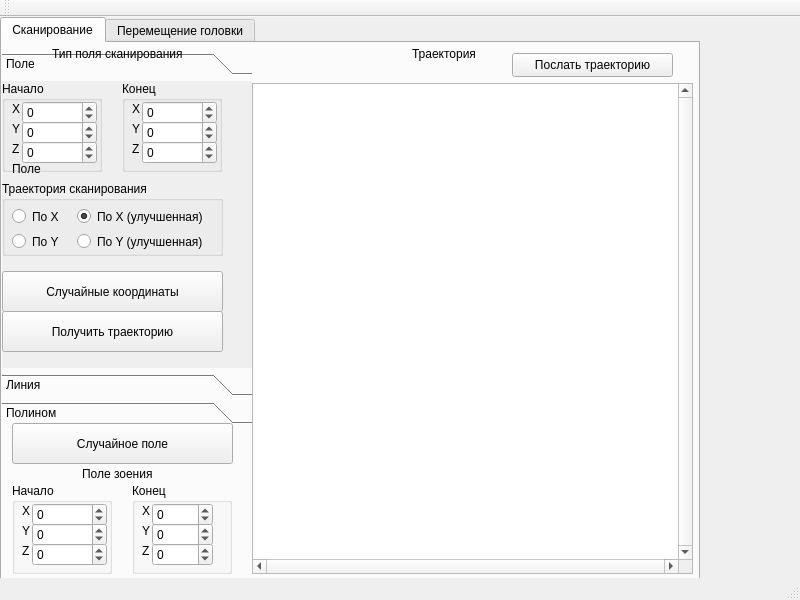
<?xml version="1.0" encoding="UTF-8"?>
<ui version="4.0">
 <class>MainWindow</class>
 <widget class="QMainWindow" name="MainWindow">
  <property name="geometry">
   <rect>
    <x>0</x>
    <y>0</y>
    <width>800</width>
    <height>600</height>
   </rect>
  </property>
  <property name="windowTitle">
   <string>MainWindow</string>
  </property>
  <property name="tabShape">
   <enum>QTabWidget::Rounded</enum>
  </property>
  <widget class="QWidget" name="centralWidget">
   <widget class="QTabWidget" name="tabWidget">
    <property name="geometry">
     <rect>
      <x>0</x>
      <y>0</y>
      <width>700</width>
      <height>570</height>
     </rect>
    </property>
    <property name="currentIndex">
     <number>0</number>
    </property>
    <property name="documentMode">
     <bool>false</bool>
    </property>
    <widget class="QWidget" name="tab">
     <attribute name="title">
      <string>Сканирование</string>
     </attribute>
     <widget class="QToolBox" name="toolBox_2">
      <property name="geometry">
       <rect>
        <x>0</x>
        <y>10</y>
        <width>250</width>
        <height>371</height>
       </rect>
      </property>
      <property name="autoFillBackground">
       <bool>false</bool>
      </property>
      <property name="frameShape">
       <enum>QFrame::NoFrame</enum>
      </property>
      <property name="currentIndex">
       <number>0</number>
      </property>
      <widget class="QWidget" name="page_3">
       <property name="geometry">
        <rect>
         <x>0</x>
         <y>0</y>
         <width>240</width>
         <height>280</height>
        </rect>
       </property>
       <attribute name="label">
        <string>Поле</string>
       </attribute>
       <widget class="QGroupBox" name="groupBox">
        <property name="geometry">
         <rect>
          <x>0</x>
          <y>100</y>
          <width>221</width>
          <height>75</height>
         </rect>
        </property>
        <property name="title">
         <string>Траектория сканирования</string>
        </property>
        <widget class="QRadioButton" name="radioButton_X">
         <property name="geometry">
          <rect>
           <x>10</x>
           <y>25</y>
           <width>75</width>
           <height>21</height>
          </rect>
         </property>
         <property name="text">
          <string>По X</string>
         </property>
        </widget>
        <widget class="QRadioButton" name="radioButton_Z">
         <property name="geometry">
          <rect>
           <x>75</x>
           <y>25</y>
           <width>150</width>
           <height>21</height>
          </rect>
         </property>
         <property name="text">
          <string>По X (улучшенная)</string>
         </property>
         <property name="checked">
          <bool>true</bool>
         </property>
        </widget>
        <widget class="QRadioButton" name="radioButton_Y">
         <property name="geometry">
          <rect>
           <x>10</x>
           <y>50</y>
           <width>75</width>
           <height>21</height>
          </rect>
         </property>
         <property name="text">
          <string>По Y</string>
         </property>
        </widget>
        <widget class="QRadioButton" name="radioButton_N">
         <property name="geometry">
          <rect>
           <x>75</x>
           <y>50</y>
           <width>150</width>
           <height>21</height>
          </rect>
         </property>
         <property name="text">
          <string>По Y (улучшенная)</string>
         </property>
        </widget>
       </widget>
       <widget class="QLabel" name="label_2">
        <property name="geometry">
         <rect>
          <x>10</x>
          <y>80</y>
          <width>53</width>
          <height>15</height>
         </rect>
        </property>
        <property name="text">
         <string>Поле</string>
        </property>
       </widget>
       <widget class="QGroupBox" name="groupBox_3">
        <property name="geometry">
         <rect>
          <x>0</x>
          <y>0</y>
          <width>100</width>
          <height>91</height>
         </rect>
        </property>
        <property name="title">
         <string>Начало</string>
        </property>
        <widget class="QSpinBox" name="spinBox_Zstart">
         <property name="geometry">
          <rect>
           <x>20</x>
           <y>60</y>
           <width>75</width>
           <height>23</height>
          </rect>
         </property>
         <property name="minimum">
          <number>-32768</number>
         </property>
         <property name="maximum">
          <number>32767</number>
         </property>
        </widget>
        <widget class="QSpinBox" name="spinBox_Ystart">
         <property name="geometry">
          <rect>
           <x>20</x>
           <y>40</y>
           <width>75</width>
           <height>23</height>
          </rect>
         </property>
         <property name="minimum">
          <number>-32768</number>
         </property>
         <property name="maximum">
          <number>32767</number>
         </property>
        </widget>
        <widget class="QSpinBox" name="spinBox_Xstart">
         <property name="geometry">
          <rect>
           <x>20</x>
           <y>20</y>
           <width>75</width>
           <height>23</height>
          </rect>
         </property>
         <property name="minimum">
          <number>-32768</number>
         </property>
         <property name="maximum">
          <number>32767</number>
         </property>
        </widget>
        <widget class="QLabel" name="label_3">
         <property name="geometry">
          <rect>
           <x>10</x>
           <y>20</y>
           <width>16</width>
           <height>16</height>
          </rect>
         </property>
         <property name="text">
          <string>X</string>
         </property>
        </widget>
        <widget class="QLabel" name="label_4">
         <property name="geometry">
          <rect>
           <x>10</x>
           <y>40</y>
           <width>16</width>
           <height>16</height>
          </rect>
         </property>
         <property name="text">
          <string>Y</string>
         </property>
        </widget>
        <widget class="QLabel" name="label_5">
         <property name="geometry">
          <rect>
           <x>10</x>
           <y>60</y>
           <width>16</width>
           <height>16</height>
          </rect>
         </property>
         <property name="text">
          <string>Z</string>
         </property>
        </widget>
       </widget>
       <widget class="QGroupBox" name="groupBox_4">
        <property name="geometry">
         <rect>
          <x>120</x>
          <y>0</y>
          <width>100</width>
          <height>91</height>
         </rect>
        </property>
        <property name="title">
         <string>Конец</string>
        </property>
        <widget class="QSpinBox" name="spinBox_Zend">
         <property name="geometry">
          <rect>
           <x>20</x>
           <y>60</y>
           <width>75</width>
           <height>23</height>
          </rect>
         </property>
         <property name="minimum">
          <number>-32768</number>
         </property>
         <property name="maximum">
          <number>32767</number>
         </property>
        </widget>
        <widget class="QSpinBox" name="spinBox_Yend">
         <property name="geometry">
          <rect>
           <x>20</x>
           <y>40</y>
           <width>75</width>
           <height>23</height>
          </rect>
         </property>
         <property name="minimum">
          <number>-32768</number>
         </property>
         <property name="maximum">
          <number>32767</number>
         </property>
        </widget>
        <widget class="QSpinBox" name="spinBox_Xend">
         <property name="geometry">
          <rect>
           <x>20</x>
           <y>20</y>
           <width>75</width>
           <height>23</height>
          </rect>
         </property>
         <property name="minimum">
          <number>-32768</number>
         </property>
         <property name="maximum">
          <number>32767</number>
         </property>
        </widget>
        <widget class="QLabel" name="label_6">
         <property name="geometry">
          <rect>
           <x>10</x>
           <y>20</y>
           <width>16</width>
           <height>16</height>
          </rect>
         </property>
         <property name="text">
          <string>X</string>
         </property>
        </widget>
        <widget class="QLabel" name="label_7">
         <property name="geometry">
          <rect>
           <x>10</x>
           <y>40</y>
           <width>16</width>
           <height>16</height>
          </rect>
         </property>
         <property name="text">
          <string>Y</string>
         </property>
        </widget>
        <widget class="QLabel" name="label_8">
         <property name="geometry">
          <rect>
           <x>10</x>
           <y>60</y>
           <width>16</width>
           <height>16</height>
          </rect>
         </property>
         <property name="text">
          <string>Z</string>
         </property>
        </widget>
       </widget>
       <widget class="QPushButton" name="pushButton_7">
        <property name="geometry">
         <rect>
          <x>0</x>
          <y>190</y>
          <width>221</width>
          <height>41</height>
         </rect>
        </property>
        <property name="text">
         <string>Случайные координаты</string>
        </property>
       </widget>
       <widget class="QPushButton" name="pushButton_6">
        <property name="geometry">
         <rect>
          <x>0</x>
          <y>230</y>
          <width>221</width>
          <height>41</height>
         </rect>
        </property>
        <property name="text">
         <string>Получить траекторию</string>
        </property>
       </widget>
      </widget>
      <widget class="QWidget" name="page_4">
       <property name="geometry">
        <rect>
         <x>0</x>
         <y>0</y>
         <width>240</width>
         <height>280</height>
        </rect>
       </property>
       <attribute name="label">
        <string>Линия</string>
       </attribute>
       <widget class="QGroupBox" name="groupBox_7">
        <property name="geometry">
         <rect>
          <x>120</x>
          <y>0</y>
          <width>100</width>
          <height>91</height>
         </rect>
        </property>
        <property name="title">
         <string>Конец</string>
        </property>
        <widget class="QSpinBox" name="spinBox_Zend_2">
         <property name="geometry">
          <rect>
           <x>20</x>
           <y>60</y>
           <width>75</width>
           <height>23</height>
          </rect>
         </property>
         <property name="minimum">
          <number>-32768</number>
         </property>
         <property name="maximum">
          <number>32767</number>
         </property>
        </widget>
        <widget class="QSpinBox" name="spinBox_Yend_2">
         <property name="geometry">
          <rect>
           <x>20</x>
           <y>40</y>
           <width>75</width>
           <height>23</height>
          </rect>
         </property>
         <property name="minimum">
          <number>-32768</number>
         </property>
         <property name="maximum">
          <number>32767</number>
         </property>
        </widget>
        <widget class="QSpinBox" name="spinBox_Xend_2">
         <property name="geometry">
          <rect>
           <x>20</x>
           <y>20</y>
           <width>75</width>
           <height>23</height>
          </rect>
         </property>
         <property name="minimum">
          <number>-32768</number>
         </property>
         <property name="maximum">
          <number>32767</number>
         </property>
        </widget>
        <widget class="QLabel" name="label_18">
         <property name="geometry">
          <rect>
           <x>10</x>
           <y>20</y>
           <width>16</width>
           <height>16</height>
          </rect>
         </property>
         <property name="text">
          <string>X</string>
         </property>
        </widget>
        <widget class="QLabel" name="label_19">
         <property name="geometry">
          <rect>
           <x>10</x>
           <y>40</y>
           <width>16</width>
           <height>16</height>
          </rect>
         </property>
         <property name="text">
          <string>Y</string>
         </property>
        </widget>
        <widget class="QLabel" name="label_20">
         <property name="geometry">
          <rect>
           <x>10</x>
           <y>60</y>
           <width>16</width>
           <height>16</height>
          </rect>
         </property>
         <property name="text">
          <string>Z</string>
         </property>
        </widget>
       </widget>
       <widget class="QGroupBox" name="groupBox_8">
        <property name="geometry">
         <rect>
          <x>10</x>
          <y>0</y>
          <width>100</width>
          <height>91</height>
         </rect>
        </property>
        <property name="title">
         <string>Начало</string>
        </property>
        <widget class="QSpinBox" name="spinBox_Zstart_2">
         <property name="geometry">
          <rect>
           <x>20</x>
           <y>60</y>
           <width>75</width>
           <height>23</height>
          </rect>
         </property>
         <property name="minimum">
          <number>-32768</number>
         </property>
         <property name="maximum">
          <number>32767</number>
         </property>
        </widget>
        <widget class="QSpinBox" name="spinBox_Ystart_2">
         <property name="geometry">
          <rect>
           <x>20</x>
           <y>40</y>
           <width>75</width>
           <height>23</height>
          </rect>
         </property>
         <property name="minimum">
          <number>-32768</number>
         </property>
         <property name="maximum">
          <number>32767</number>
         </property>
        </widget>
        <widget class="QSpinBox" name="spinBox_Xstart_2">
         <property name="geometry">
          <rect>
           <x>20</x>
           <y>20</y>
           <width>75</width>
           <height>23</height>
          </rect>
         </property>
         <property name="minimum">
          <number>-32768</number>
         </property>
         <property name="maximum">
          <number>32767</number>
         </property>
        </widget>
        <widget class="QLabel" name="label_21">
         <property name="geometry">
          <rect>
           <x>10</x>
           <y>20</y>
           <width>16</width>
           <height>16</height>
          </rect>
         </property>
         <property name="text">
          <string>X</string>
         </property>
        </widget>
        <widget class="QLabel" name="label_22">
         <property name="geometry">
          <rect>
           <x>10</x>
           <y>40</y>
           <width>16</width>
           <height>16</height>
          </rect>
         </property>
         <property name="text">
          <string>Y</string>
         </property>
        </widget>
        <widget class="QLabel" name="label_23">
         <property name="geometry">
          <rect>
           <x>10</x>
           <y>60</y>
           <width>16</width>
           <height>16</height>
          </rect>
         </property>
         <property name="text">
          <string>Z</string>
         </property>
        </widget>
       </widget>
      </widget>
      <widget class="QWidget" name="page">
       <property name="geometry">
        <rect>
         <x>0</x>
         <y>0</y>
         <width>240</width>
         <height>280</height>
        </rect>
       </property>
       <attribute name="label">
        <string>Полином</string>
       </attribute>
      </widget>
     </widget>
     <widget class="QLabel" name="label">
      <property name="geometry">
       <rect>
        <x>80</x>
        <y>420</y>
        <width>71</width>
        <height>21</height>
       </rect>
      </property>
      <property name="text">
       <string>Поле зоения</string>
      </property>
     </widget>
     <widget class="QGroupBox" name="groupBox_5">
      <property name="geometry">
       <rect>
        <x>10</x>
        <y>440</y>
        <width>100</width>
        <height>91</height>
       </rect>
      </property>
      <property name="title">
       <string>Начало</string>
      </property>
      <widget class="QSpinBox" name="spinBox_Zmin">
       <property name="geometry">
        <rect>
         <x>20</x>
         <y>60</y>
         <width>75</width>
         <height>23</height>
        </rect>
       </property>
       <property name="minimum">
        <number>-32768</number>
       </property>
       <property name="maximum">
        <number>32767</number>
       </property>
      </widget>
      <widget class="QSpinBox" name="spinBox_Ymin">
       <property name="geometry">
        <rect>
         <x>20</x>
         <y>40</y>
         <width>75</width>
         <height>23</height>
        </rect>
       </property>
       <property name="minimum">
        <number>-32768</number>
       </property>
       <property name="maximum">
        <number>32767</number>
       </property>
      </widget>
      <widget class="QSpinBox" name="spinBox_Xmin">
       <property name="geometry">
        <rect>
         <x>20</x>
         <y>20</y>
         <width>75</width>
         <height>23</height>
        </rect>
       </property>
       <property name="minimum">
        <number>-32768</number>
       </property>
       <property name="maximum">
        <number>32767</number>
       </property>
      </widget>
      <widget class="QLabel" name="label_9">
       <property name="geometry">
        <rect>
         <x>10</x>
         <y>20</y>
         <width>16</width>
         <height>16</height>
        </rect>
       </property>
       <property name="text">
        <string>X</string>
       </property>
      </widget>
      <widget class="QLabel" name="label_10">
       <property name="geometry">
        <rect>
         <x>10</x>
         <y>40</y>
         <width>16</width>
         <height>16</height>
        </rect>
       </property>
       <property name="text">
        <string>Y</string>
       </property>
      </widget>
      <widget class="QLabel" name="label_11">
       <property name="geometry">
        <rect>
         <x>10</x>
         <y>60</y>
         <width>16</width>
         <height>16</height>
        </rect>
       </property>
       <property name="text">
        <string>Z</string>
       </property>
      </widget>
     </widget>
     <widget class="QGroupBox" name="groupBox_6">
      <property name="geometry">
       <rect>
        <x>130</x>
        <y>440</y>
        <width>100</width>
        <height>91</height>
       </rect>
      </property>
      <property name="title">
       <string>Конец</string>
      </property>
      <widget class="QSpinBox" name="spinBox_Zmax">
       <property name="geometry">
        <rect>
         <x>20</x>
         <y>60</y>
         <width>61</width>
         <height>23</height>
        </rect>
       </property>
       <property name="minimum">
        <number>-32768</number>
       </property>
       <property name="maximum">
        <number>32767</number>
       </property>
      </widget>
      <widget class="QSpinBox" name="spinBox_Ymax">
       <property name="geometry">
        <rect>
         <x>20</x>
         <y>40</y>
         <width>61</width>
         <height>23</height>
        </rect>
       </property>
       <property name="minimum">
        <number>-32768</number>
       </property>
       <property name="maximum">
        <number>32767</number>
       </property>
      </widget>
      <widget class="QSpinBox" name="spinBox_Xmax">
       <property name="geometry">
        <rect>
         <x>20</x>
         <y>20</y>
         <width>61</width>
         <height>23</height>
        </rect>
       </property>
       <property name="minimum">
        <number>-32768</number>
       </property>
       <property name="maximum">
        <number>32767</number>
       </property>
       <property name="value">
        <number>0</number>
       </property>
      </widget>
      <widget class="QLabel" name="label_15">
       <property name="geometry">
        <rect>
         <x>10</x>
         <y>20</y>
         <width>16</width>
         <height>16</height>
        </rect>
       </property>
       <property name="text">
        <string>X</string>
       </property>
      </widget>
      <widget class="QLabel" name="label_16">
       <property name="geometry">
        <rect>
         <x>10</x>
         <y>40</y>
         <width>16</width>
         <height>16</height>
        </rect>
       </property>
       <property name="text">
        <string>Y</string>
       </property>
      </widget>
      <widget class="QLabel" name="label_17">
       <property name="geometry">
        <rect>
         <x>10</x>
         <y>60</y>
         <width>16</width>
         <height>16</height>
        </rect>
       </property>
       <property name="text">
        <string>Z</string>
       </property>
      </widget>
     </widget>
     <widget class="QPushButton" name="pushButton_5">
      <property name="geometry">
       <rect>
        <x>10</x>
        <y>380</y>
        <width>221</width>
        <height>41</height>
       </rect>
      </property>
      <property name="text">
       <string>Случайное поле</string>
      </property>
     </widget>
     <widget class="QLabel" name="label_24">
      <property name="geometry">
       <rect>
        <x>50</x>
        <y>0</y>
        <width>150</width>
        <height>21</height>
       </rect>
      </property>
      <property name="text">
       <string>Тип поля сканирования</string>
      </property>
     </widget>
     <widget class="QTextEdit" name="textEdit_trajectory">
      <property name="geometry">
       <rect>
        <x>250</x>
        <y>40</y>
        <width>441</width>
        <height>491</height>
       </rect>
      </property>
      <property name="verticalScrollBarPolicy">
       <enum>Qt::ScrollBarAlwaysOn</enum>
      </property>
      <property name="horizontalScrollBarPolicy">
       <enum>Qt::ScrollBarAlwaysOn</enum>
      </property>
      <property name="undoRedoEnabled">
       <bool>false</bool>
      </property>
      <property name="readOnly">
       <bool>true</bool>
      </property>
      <property name="cursorWidth">
       <number>1</number>
      </property>
     </widget>
     <widget class="QLabel" name="label_33">
      <property name="geometry">
       <rect>
        <x>410</x>
        <y>0</y>
        <width>150</width>
        <height>21</height>
       </rect>
      </property>
      <property name="text">
       <string>Траектория</string>
      </property>
     </widget>
     <widget class="QPushButton" name="pushButton_3">
      <property name="geometry">
       <rect>
        <x>510</x>
        <y>10</y>
        <width>161</width>
        <height>24</height>
       </rect>
      </property>
      <property name="text">
       <string>Послать траекторию</string>
      </property>
     </widget>
    </widget>
    <widget class="QWidget" name="tab_2">
     <attribute name="title">
      <string>Перемещение головки</string>
     </attribute>
     <widget class="QScrollBar" name="verticalScrollBar_Znew">
      <property name="geometry">
       <rect>
        <x>560</x>
        <y>40</y>
        <width>21</width>
        <height>400</height>
       </rect>
      </property>
      <property name="minimum">
       <number>-32768</number>
      </property>
      <property name="maximum">
       <number>32767</number>
      </property>
      <property name="value">
       <number>0</number>
      </property>
      <property name="sliderPosition">
       <number>0</number>
      </property>
      <property name="orientation">
       <enum>Qt::Vertical</enum>
      </property>
     </widget>
     <widget class="QPushButton" name="pushButton">
      <property name="geometry">
       <rect>
        <x>360</x>
        <y>10</y>
        <width>91</width>
        <height>24</height>
       </rect>
      </property>
      <property name="text">
       <string>Задать!</string>
      </property>
     </widget>
     <widget class="QTextEdit" name="textEdit">
      <property name="geometry">
       <rect>
        <x>20</x>
        <y>100</y>
        <width>441</width>
        <height>421</height>
       </rect>
      </property>
      <property name="verticalScrollBarPolicy">
       <enum>Qt::ScrollBarAlwaysOn</enum>
      </property>
      <property name="horizontalScrollBarPolicy">
       <enum>Qt::ScrollBarAlwaysOn</enum>
      </property>
      <property name="readOnly">
       <bool>true</bool>
      </property>
      <property name="cursorWidth">
       <number>1</number>
      </property>
     </widget>
     <widget class="QPushButton" name="pushButton_2">
      <property name="geometry">
       <rect>
        <x>20</x>
        <y>10</y>
        <width>91</width>
        <height>24</height>
       </rect>
      </property>
      <property name="text">
       <string>Открыть порт</string>
      </property>
     </widget>
     <widget class="QLineEdit" name="lineEdit">
      <property name="geometry">
       <rect>
        <x>260</x>
        <y>40</y>
        <width>191</width>
        <height>23</height>
       </rect>
      </property>
      <property name="text">
       <string>iTT!!!!!!!!!!!!!!!!!!!!!</string>
      </property>
     </widget>
     <widget class="QPushButton" name="pushButton_SendToPort">
      <property name="geometry">
       <rect>
        <x>330</x>
        <y>70</y>
        <width>121</width>
        <height>24</height>
       </rect>
      </property>
      <property name="locale">
       <locale language="English" country="UnitedStates"/>
      </property>
      <property name="text">
       <string>Отправить в порт</string>
      </property>
     </widget>
     <widget class="QGroupBox" name="groupBox_9">
      <property name="geometry">
       <rect>
        <x>490</x>
        <y>440</y>
        <width>100</width>
        <height>91</height>
       </rect>
      </property>
      <property name="title">
       <string>Координаты</string>
      </property>
      <widget class="QSpinBox" name="spinBox_Znew">
       <property name="geometry">
        <rect>
         <x>20</x>
         <y>60</y>
         <width>75</width>
         <height>23</height>
        </rect>
       </property>
       <property name="minimum">
        <number>-32768</number>
       </property>
       <property name="maximum">
        <number>32767</number>
       </property>
      </widget>
      <widget class="QSpinBox" name="spinBox_Ynew">
       <property name="geometry">
        <rect>
         <x>20</x>
         <y>40</y>
         <width>75</width>
         <height>23</height>
        </rect>
       </property>
       <property name="minimum">
        <number>-32768</number>
       </property>
       <property name="maximum">
        <number>32767</number>
       </property>
      </widget>
      <widget class="QSpinBox" name="spinBox_Xnew">
       <property name="geometry">
        <rect>
         <x>20</x>
         <y>20</y>
         <width>75</width>
         <height>23</height>
        </rect>
       </property>
       <property name="minimum">
        <number>-32768</number>
       </property>
       <property name="maximum">
        <number>32767</number>
       </property>
      </widget>
      <widget class="QLabel" name="label_25">
       <property name="geometry">
        <rect>
         <x>10</x>
         <y>20</y>
         <width>16</width>
         <height>16</height>
        </rect>
       </property>
       <property name="text">
        <string>X</string>
       </property>
      </widget>
      <widget class="QLabel" name="label_26">
       <property name="geometry">
        <rect>
         <x>10</x>
         <y>40</y>
         <width>16</width>
         <height>16</height>
        </rect>
       </property>
       <property name="text">
        <string>Y</string>
       </property>
      </widget>
      <widget class="QLabel" name="label_27">
       <property name="geometry">
        <rect>
         <x>10</x>
         <y>60</y>
         <width>16</width>
         <height>16</height>
        </rect>
       </property>
       <property name="text">
        <string>Z</string>
       </property>
      </widget>
     </widget>
     <widget class="QScrollBar" name="verticalScrollBar_Ynew">
      <property name="geometry">
       <rect>
        <x>530</x>
        <y>40</y>
        <width>21</width>
        <height>400</height>
       </rect>
      </property>
      <property name="minimum">
       <number>-32768</number>
      </property>
      <property name="maximum">
       <number>32767</number>
      </property>
      <property name="value">
       <number>0</number>
      </property>
      <property name="sliderPosition">
       <number>0</number>
      </property>
      <property name="orientation">
       <enum>Qt::Vertical</enum>
      </property>
     </widget>
     <widget class="QScrollBar" name="verticalScrollBar_Xnew">
      <property name="geometry">
       <rect>
        <x>500</x>
        <y>40</y>
        <width>21</width>
        <height>400</height>
       </rect>
      </property>
      <property name="minimum">
       <number>-32768</number>
      </property>
      <property name="maximum">
       <number>32767</number>
      </property>
      <property name="value">
       <number>0</number>
      </property>
      <property name="sliderPosition">
       <number>0</number>
      </property>
      <property name="orientation">
       <enum>Qt::Vertical</enum>
      </property>
     </widget>
     <widget class="QLabel" name="label_29">
      <property name="geometry">
       <rect>
        <x>500</x>
        <y>5</y>
        <width>75</width>
        <height>31</height>
       </rect>
      </property>
      <property name="text">
       <string>&lt;html&gt;&lt;head/&gt;&lt;body&gt;&lt;p align=&quot;center&quot;&gt;Новое&lt;br/&gt;положение&lt;/p&gt;&lt;/body&gt;&lt;/html&gt;</string>
      </property>
     </widget>
     <widget class="QGroupBox" name="groupBox_10">
      <property name="geometry">
       <rect>
        <x>590</x>
        <y>440</y>
        <width>100</width>
        <height>91</height>
       </rect>
      </property>
      <property name="title">
       <string>Координаты</string>
      </property>
      <widget class="QSpinBox" name="spinBox_Zstart_4">
       <property name="geometry">
        <rect>
         <x>20</x>
         <y>60</y>
         <width>75</width>
         <height>23</height>
        </rect>
       </property>
       <property name="readOnly">
        <bool>true</bool>
       </property>
       <property name="minimum">
        <number>-32768</number>
       </property>
       <property name="maximum">
        <number>32767</number>
       </property>
      </widget>
      <widget class="QSpinBox" name="spinBox_Ystart_4">
       <property name="geometry">
        <rect>
         <x>20</x>
         <y>40</y>
         <width>75</width>
         <height>23</height>
        </rect>
       </property>
       <property name="readOnly">
        <bool>true</bool>
       </property>
       <property name="minimum">
        <number>-32768</number>
       </property>
       <property name="maximum">
        <number>32767</number>
       </property>
      </widget>
      <widget class="QSpinBox" name="spinBox_Xstart_4">
       <property name="geometry">
        <rect>
         <x>20</x>
         <y>20</y>
         <width>75</width>
         <height>23</height>
        </rect>
       </property>
       <property name="readOnly">
        <bool>true</bool>
       </property>
       <property name="minimum">
        <number>-32768</number>
       </property>
       <property name="maximum">
        <number>32767</number>
       </property>
      </widget>
      <widget class="QLabel" name="label_30">
       <property name="geometry">
        <rect>
         <x>10</x>
         <y>20</y>
         <width>16</width>
         <height>16</height>
        </rect>
       </property>
       <property name="text">
        <string>X</string>
       </property>
      </widget>
      <widget class="QLabel" name="label_31">
       <property name="geometry">
        <rect>
         <x>10</x>
         <y>40</y>
         <width>16</width>
         <height>16</height>
        </rect>
       </property>
       <property name="text">
        <string>Y</string>
       </property>
      </widget>
      <widget class="QLabel" name="label_32">
       <property name="geometry">
        <rect>
         <x>10</x>
         <y>60</y>
         <width>16</width>
         <height>16</height>
        </rect>
       </property>
       <property name="text">
        <string>Z</string>
       </property>
      </widget>
     </widget>
     <widget class="QScrollBar" name="verticalScrollBar_Y_2">
      <property name="enabled">
       <bool>false</bool>
      </property>
      <property name="geometry">
       <rect>
        <x>630</x>
        <y>40</y>
        <width>21</width>
        <height>400</height>
       </rect>
      </property>
      <property name="minimum">
       <number>-32768</number>
      </property>
      <property name="maximum">
       <number>32767</number>
      </property>
      <property name="value">
       <number>0</number>
      </property>
      <property name="sliderPosition">
       <number>0</number>
      </property>
      <property name="orientation">
       <enum>Qt::Vertical</enum>
      </property>
     </widget>
     <widget class="QScrollBar" name="verticalScrollBar_X_2">
      <property name="enabled">
       <bool>false</bool>
      </property>
      <property name="geometry">
       <rect>
        <x>660</x>
        <y>40</y>
        <width>21</width>
        <height>400</height>
       </rect>
      </property>
      <property name="minimum">
       <number>-32768</number>
      </property>
      <property name="maximum">
       <number>32767</number>
      </property>
      <property name="value">
       <number>0</number>
      </property>
      <property name="sliderPosition">
       <number>0</number>
      </property>
      <property name="orientation">
       <enum>Qt::Vertical</enum>
      </property>
     </widget>
     <widget class="QLabel" name="label_28">
      <property name="geometry">
       <rect>
        <x>600</x>
        <y>5</y>
        <width>75</width>
        <height>31</height>
       </rect>
      </property>
      <property name="text">
       <string>&lt;html&gt;&lt;head/&gt;&lt;body&gt;&lt;p align=&quot;center&quot;&gt;Текущее&lt;br/&gt;положение&lt;/p&gt;&lt;/body&gt;&lt;/html&gt;</string>
      </property>
     </widget>
     <widget class="QScrollBar" name="verticalScrollBar_Z_2">
      <property name="enabled">
       <bool>false</bool>
      </property>
      <property name="geometry">
       <rect>
        <x>600</x>
        <y>40</y>
        <width>21</width>
        <height>400</height>
       </rect>
      </property>
      <property name="minimum">
       <number>-32768</number>
      </property>
      <property name="maximum">
       <number>32767</number>
      </property>
      <property name="value">
       <number>0</number>
      </property>
      <property name="sliderPosition">
       <number>0</number>
      </property>
      <property name="orientation">
       <enum>Qt::Vertical</enum>
      </property>
     </widget>
     <widget class="QLineEdit" name="PortName">
      <property name="geometry">
       <rect>
        <x>120</x>
        <y>10</y>
        <width>91</width>
        <height>23</height>
       </rect>
      </property>
      <property name="text">
       <string>/dev/ttyACM0</string>
      </property>
     </widget>
     <widget class="QPushButton" name="pushButton_4">
      <property name="geometry">
       <rect>
        <x>20</x>
        <y>70</y>
        <width>91</width>
        <height>24</height>
       </rect>
      </property>
      <property name="text">
       <string>Читать порт</string>
      </property>
     </widget>
    </widget>
   </widget>
  </widget>
  <widget class="QToolBar" name="mainToolBar">
   <attribute name="toolBarArea">
    <enum>TopToolBarArea</enum>
   </attribute>
   <attribute name="toolBarBreak">
    <bool>false</bool>
   </attribute>
  </widget>
  <widget class="QMenuBar" name="menuBar">
   <property name="geometry">
    <rect>
     <x>0</x>
     <y>0</y>
     <width>800</width>
     <height>21</height>
    </rect>
   </property>
  </widget>
  <widget class="QStatusBar" name="statusBar"/>
 </widget>
 <layoutdefault spacing="6" margin="11"/>
 <resources/>
 <connections/>
</ui>
